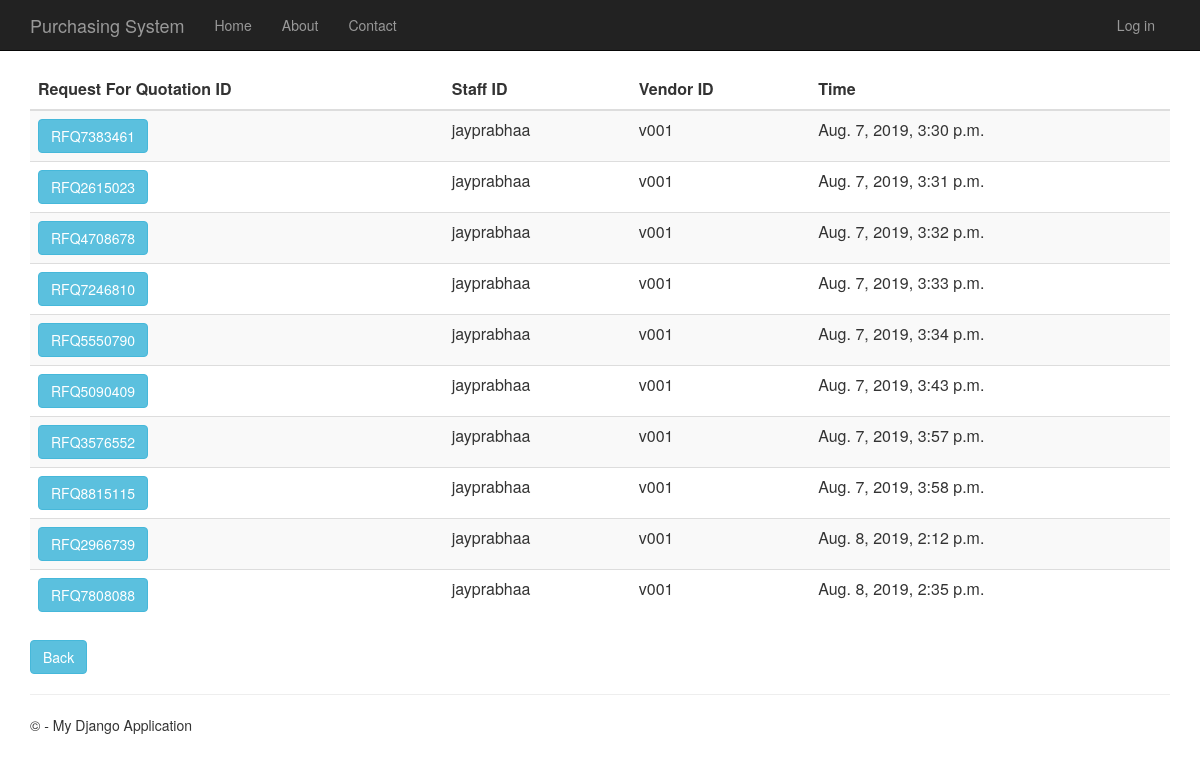
Page /requestforquotationhistory on the committed database.
### RequestForQuotation/models.py (models this page shows, shortened)
class RequestForQuotation(models.Model):
    request_for_quotation_id = models.CharField(primary_key=True, max_length=10)
    time_created = models.DateTimeField()
    description = models.TextField(null=True,default=None, blank=True)
    total_price = models.DecimalField(max_digits=10, decimal_places=2, default=Decimal('0.00'))
    person_id = models.ForeignKey(Person, on_delete = models.CASCADE)
    vendor_id = models.ForeignKey(Vendor, on_delete = models.CASCADE)
    purchase_requisition_id = models.ForeignKey(PurchaseRequisition, on_delete = models.CASCADE)

### app/models.py (models this page shows, shortened)
class Person(models.Model):
    user_id = models.OneToOneField(User)
    person_id = models.CharField(primary_key=True, max_length=10)
    person_name = models.TextField()
    person_address = models.TextField()
    person_phone_number = models.TextField()
    person_role = models.TextField(default = 'MANAGER')

class Vendor(models.Model):
    vendor_id = models.CharField(primary_key=True, max_length=10)
    vendor_name = models.TextField()
    vendor_phone_number = models.TextField()
    vendor_address = models.TextField()
    vendor_email = models.TextField()
    def __str__(self):
        return str(self.vendor_id)

### RequestForQuotation/views.py (the view)
# urls.py: url(r'^requestforquotationhistory', RequestForQuotation.views.requestforquotationhistory, name="request_of_quotation_history"),
def requestforquotationhistory(request):
    request_for_quotations = RequestForQuotation.objects.all()
    context = {
            'title':'Request For Quotation History',
            'rows':request_for_quotations
        }
    return render(request,'RequestForQuotation/requestforquotationhistory.html',context)

### RequestForQuotation/templates/RequestForQuotation/requestforquotationhistory.html
﻿{% extends "app/layout.html" %}
{% block content %}
<div class="purchaseorderhistory margintop">
    <form action="requestforquotationhistorydetails" method="GET">
        <table class="table table-striped margintop">
          <thead>
            <tr>
              <th scope="col">Request For Quotation ID</th>
              <th scope="col">Staff ID</th>
              <th scope="col">Vendor ID</th>
              <th scope="col">Time</th>
            </tr>
          </thead>
          <tbody>
              {% for r in rows %}
            <tr>
                 <td><button type="submit" name="rfq_id" value="{{r.request_for_quotation_id}}" class="btn btn-info" >{{r.request_for_quotation_id}}</button></td>
                 <td>{{r.person_id.person_id}}</td>
                 <td>{{r.vendor_id}}</td>
                 <td>{{r.time_created}}</td>
            </tr>
              {% endfor %}
          </tbody>
        </table>
    </form>
       <form action="menu">
        <div class="margintop">
            <button type="submit" class="btn btn-info" >Back</button>
        </div>
    </form>
</div>
{% endblock %}

### app/static/app/content/site.css (style rules this page uses)
body { padding-top: 50px; padding-bottom: 20px; }

### rows in the picture
RequestForQuotation: request_for_quotation_id "RFQ7383461", person_id.person_id "jayprabhaa", vendor_id "v001", time_created "Aug. 7, 2019, 3:30 p.m."
RequestForQuotation: request_for_quotation_id "RFQ2615023", person_id.person_id "jayprabhaa", vendor_id "v001", time_created "Aug. 7, 2019, 3:31 p.m."
RequestForQuotation: request_for_quotation_id "RFQ4708678", person_id.person_id "jayprabhaa", vendor_id "v001", time_created "Aug. 7, 2019, 3:32 p.m."
RequestForQuotation: request_for_quotation_id "RFQ7246810", person_id.person_id "jayprabhaa", vendor_id "v001", time_created "Aug. 7, 2019, 3:33 p.m."
RequestForQuotation: request_for_quotation_id "RFQ5550790", person_id.person_id "jayprabhaa", vendor_id "v001", time_created "Aug. 7, 2019, 3:34 p.m."
RequestForQuotation: request_for_quotation_id "RFQ5090409", person_id.person_id "jayprabhaa", vendor_id "v001", time_created "Aug. 7, 2019, 3:43 p.m."
RequestForQuotation: request_for_quotation_id "RFQ3576552", person_id.person_id "jayprabhaa", vendor_id "v001", time_created "Aug. 7, 2019, 3:57 p.m."
RequestForQuotation: request_for_quotation_id "RFQ8815115", person_id.person_id "jayprabhaa", vendor_id "v001", time_created "Aug. 7, 2019, 3:58 p.m."
RequestForQuotation: request_for_quotation_id "RFQ2966739", person_id.person_id "jayprabhaa", vendor_id "v001", time_created "Aug. 8, 2019, 2:12 p.m."
RequestForQuotation: request_for_quotation_id "RFQ7808088", person_id.person_id "jayprabhaa", vendor_id "v001", time_created "Aug. 8, 2019, 2:35 p.m."
